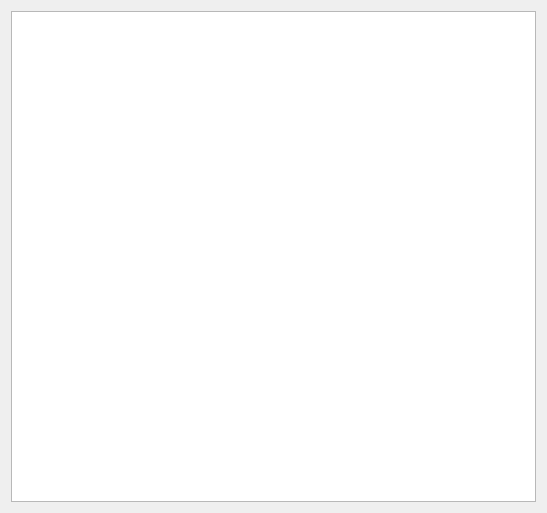
<?xml version="1.0" encoding="UTF-8"?>
<ui version="4.0">
 <class>QueryAllDialog</class>
 <widget class="QDialog" name="QueryAllDialog">
  <property name="geometry">
   <rect>
    <x>0</x>
    <y>0</y>
    <width>547</width>
    <height>513</height>
   </rect>
  </property>
  <property name="windowTitle">
   <string>Dialog</string>
  </property>
  <layout class="QHBoxLayout" name="horizontalLayout">
   <item>
    <widget class="QTableView" name="tableView"/>
   </item>
  </layout>
 </widget>
 <resources/>
 <connections/>
</ui>
